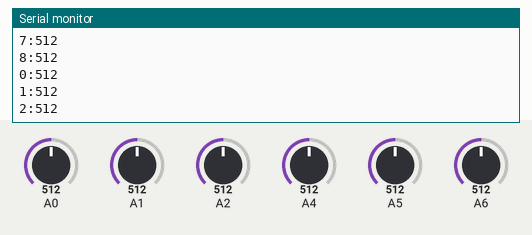
Recording of a sketch running on a simulated Arduino Uno, built with avr-gcc and run on an emulated ATmega328P. Shown: the last lines printed to the serial monitor. The inputs (shaded band) are chosen by the test bench; at power-on: A4 = 512, A0 = 512, A1 = 512, A2 = 512, A5 = 512, A6 = 512.

Above: at 1.2 s.
1.3 s: A4 set to 106
At 2.3 s:
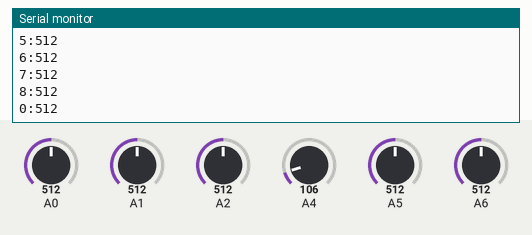
2.8 s: A4 set to 91
At 3.7 s:
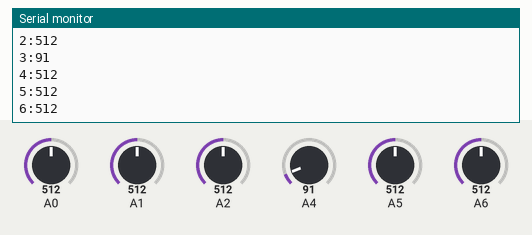
Timing chart, 0 to 5.8 s (numbered marks = the images above; inputs shaded):
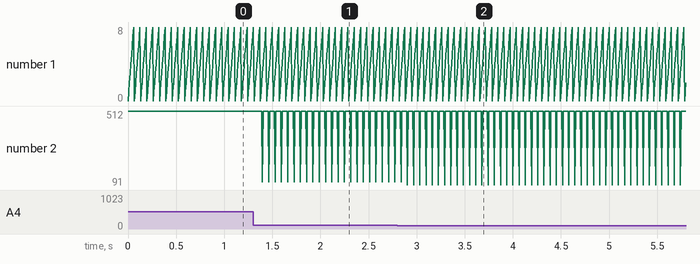

The sketch:

elephant_calibration.ino
```cpp
// This is the test file for TSL267 sensor
// For comparison purpose, this requires two sensors to be hooked up with analog pin 4, 5
// the values were returned to serials
//   Based on http://arduino.cc/en/Reference/analogRead
// created: 04/10/2014

int analogPin[9] = {0, 1, 2, 4, 5, 6, 8, 9, 10};

void setup()
{
  Serial.begin(9600);          //  setup serial
}

void loop()
{
  for (int i = 0; i < 9; ++i) {
    Serial.print(i);
    Serial.print(":");
    Serial.println(analogRead(analogPin[i]));    // read the input pin
  }
}
```

Measured:
- after the input at 1.3 s, the serial monitor: prints a new line after 0.10 s (image 1)
- after the input at 2.8 s, the serial monitor: prints a new line after 0.10 s (image 2)
